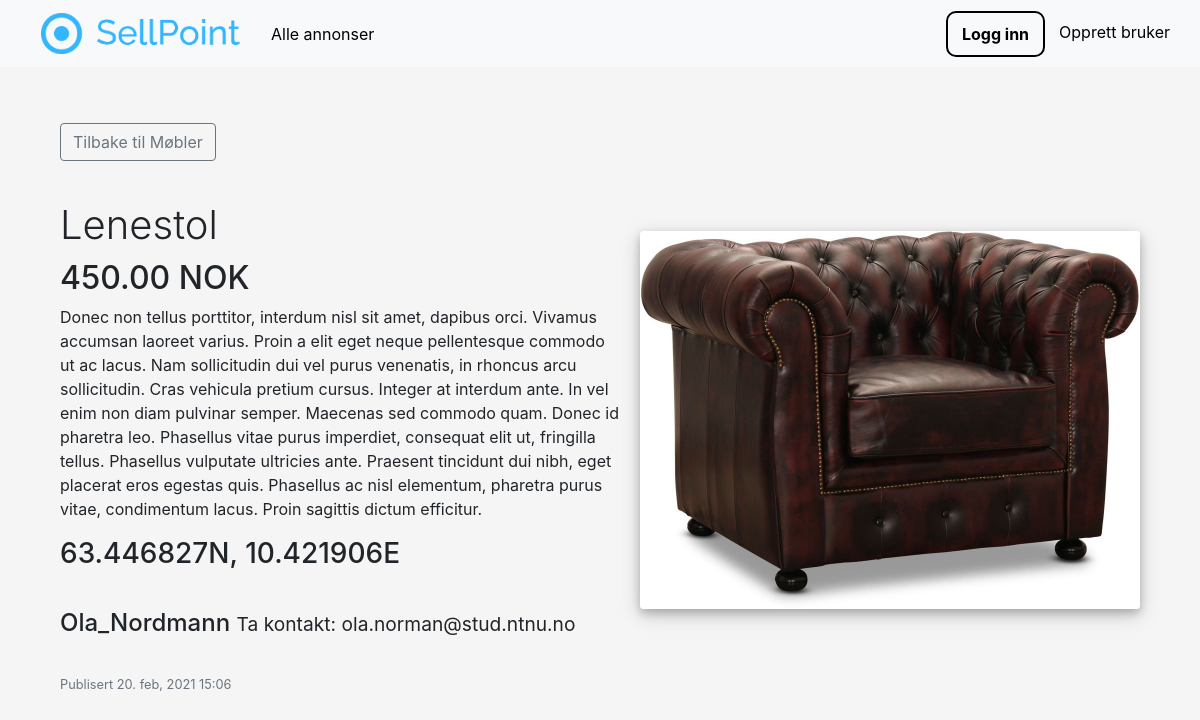
The app's page /advertisements/Møbler/4/ with its own data.
### advertisements/models.py (models this page shows, shortened)
class Category(models.Model):
    name = models.CharField(max_length=32)
    image = models.ImageField(upload_to='images/categories')

class Advertisement(models.Model):
    title = models.CharField(max_length=32)
    description = models.TextField()
    price = models.DecimalField(max_digits=10, decimal_places=2, default=0.00)
    image_main = models.ImageField(upload_to='images/advertisements')
    latitude = models.DecimalField(max_digits=9, decimal_places=6, default=63.446827)
    longitude = models.DecimalField(max_digits=9, decimal_places=6, default=10.421906)
    published = models.DateTimeField(default=timezone.now)
    author = models.ForeignKey(User, on_delete=models.CASCADE)
    category = models.ForeignKey(Category, default=1, on_delete=models.DO_NOTHING, related_name='advertisement')

### advertisements/views.py (the view)
# urls.py: path('<str:category>/<int:pk>/', CategoryAdvertisementDetailView.as_view(), name='category-ad-detail'),
class CategoryAdvertisementDetailView(DetailView):
    model = Advertisement
    def get_context_data(self, **kwargs):
        context = super().get_context_data(**kwargs)
        category = get_object_or_404(Category, name=self.kwargs.get('category'))
        context['category_name'] = category.name
        return context

### advertisements/templates/advertisements/advertisement_detail.html (shortened to what this page needs)
{% extends "pages/base.html" %}
{% block content %}
<div class = "container">
    <div class = "advertisement-detail">
        {% if username %}
        <a href="{% url 'user-ads' username %}">
            <button type="button" class="btn btn-outline-secondary">Tilbake til {{ username }}s annonser</button>
        </a>
            {% elif category_name %}
        <a href="{% url 'category-ads' category_name %}">
            <button type="button" class="btn btn-outline-secondary">Tilbake til {{ category_name }}</button>
        </a>
            {% else %}
        <a href="{% url 'ads' %}">
            <button type="button" class="btn btn-outline-secondary">Tilbake til alle annonser</button>
        </a>
            {% endif %}
        <div class="float-right" style="padding-left:20px; padding-bottom:90%; padding-top:10%;">
            <img class ="rounded img-fluid" src="{{ object.image_main.url }}"
                 style="width:500px;
                          box-shadow: 0 4px 8px 0 rgba(0, 0, 0, 0.2), 0 6px 20px 0 rgba(0, 0, 0, 0.19);">
        </div>
        <h1 class ="font-weight-light" style="margin-top:40px">{{ object.title }}</h1>
        <h2 class="font-weight-heavy" style="margin-top:10px">{{ object.price }} NOK </h2>
        <p>
            {{ object.description }}
        </p>
        <h3> {{ object.latitude }}N, {{ object.longitude }}E </h3>
        <h4 style="padding: 30px 0px"> {{ object.author }} <small>Ta kontakt: {{object.author.email}}</small></h4>
         <small class="text-muted">Publisert {{ object.published|date:"j. b, Y G:i" }}</small>
    </div>
</div>
{% endblock content %}

### pages/static/pages/main.css (style rules this page uses)
body { margin: 0px; background-color: #f5f5f5; }
.container { display: grid; grid-template-columns: 1fr; }

### records on screen
Category: name "Møbler"
Advertisement: image_main (picture), title "Lenestol", price "450.00", description "Donec non tellus porttitor, interdum nisl sit amet, dapibus orci. Vivamus accumsan laoreet varius. Proin a elit eget neque pellentesque commodo ut ac lacus. Nam sollicitudin dui vel purus venenatis, in rhoncus arcu sollicitudin. Cras vehicula pretium cursus. Integer at interdum ante. In vel enim non diam pulvinar semper. Maecenas sed commodo quam. Donec id pharetra leo. Phasellus vitae purus imperdiet, consequat elit ut, fringilla tellus. Phasellus vulputate ultricies ante. Praesent tincidunt dui nibh, eget placerat eros egestas quis. Phasellus ac nisl elementum, pharetra purus vitae, condimentum lacus. Proin sagittis dictum efficitur.", latitude "63.446827", longitude "10.421906", author "Ola_Nordmann", author.email "ola.norman@stud.ntnu.no", published "20. feb, 2021 15:06"
